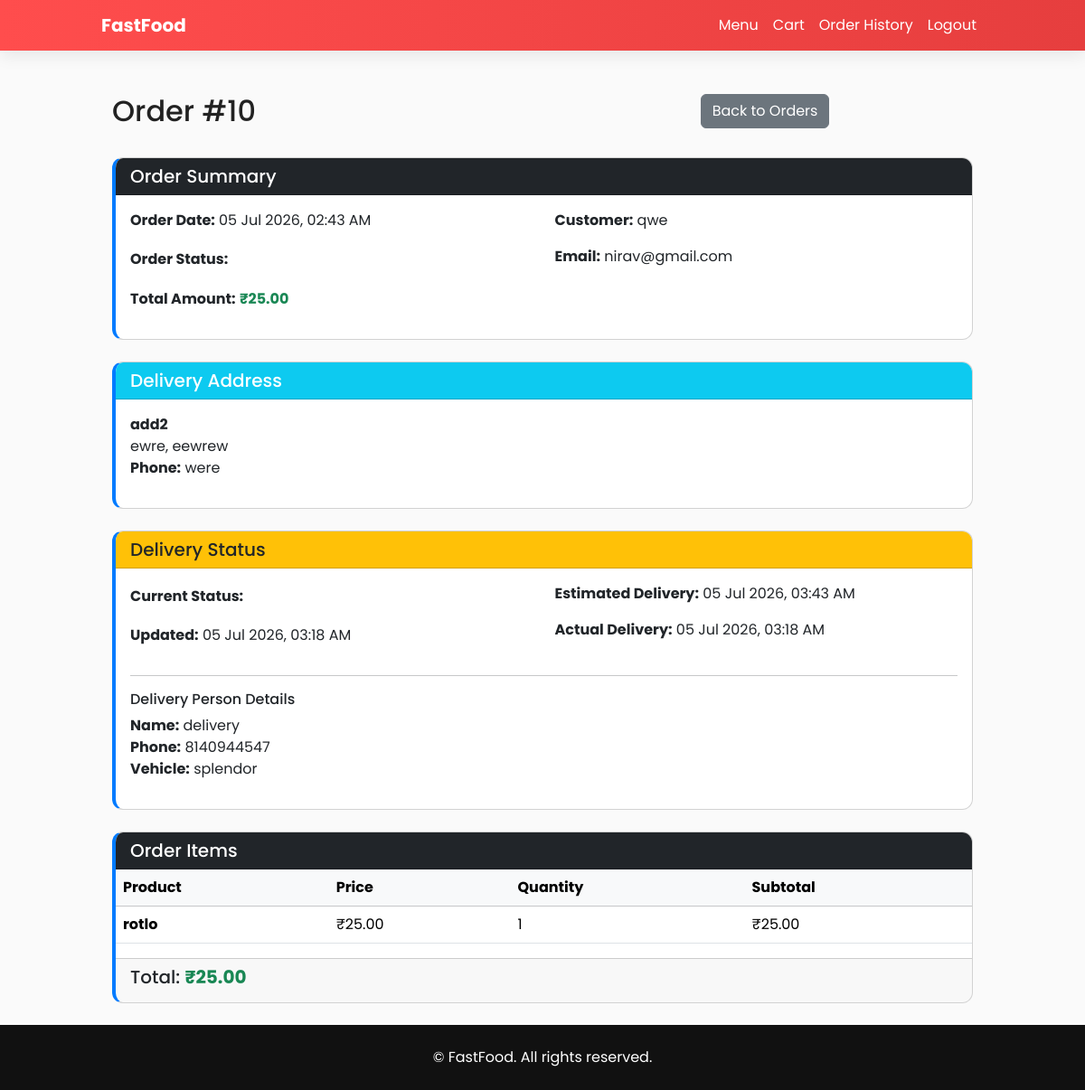
Screenshot of /order/10/ (signed in) with the database file from the repository.
### food_app/models.py (models this page shows, shortened)
class Order(models.Model):
    user = models.ForeignKey(User, on_delete=models.CASCADE)
    cart = models.ForeignKey(Cart, on_delete=models.SET_NULL, null=True, blank=True)
    total = models.DecimalField(max_digits=10, decimal_places=2)
    created_at = models.DateTimeField(default=timezone.now)
    status = models.CharField(max_length=20, default="Pending")
    delivery_address = models.ForeignKey(DeliveryAddress, on_delete=models.SET_NULL, null=True, blank=True)

class DeliveryAddress(models.Model):
    user = models.ForeignKey(User, on_delete=models.CASCADE, related_name="delivery_addresses")
    street_address = models.CharField(max_length=255)
    city = models.CharField(max_length=100)
    postal_code = models.CharField(max_length=20)
    phone = models.CharField(max_length=20)
    latitude = models.FloatField(blank=True, null=True)
    longitude = models.FloatField(blank=True, null=True)
    is_default = models.BooleanField(default=False)
    created_at = models.DateTimeField(default=timezone.now)
    class Meta:
        verbose_name_plural = "Delivery Addresses"

class Delivery(models.Model):
    STATUS_CHOICES = [
        ('pending', 'Pending Assignment'),
        ('assigned', 'Assigned'),
        ('picked_up', 'Picked Up'),
        ('in_transit', 'In Transit'),
        ('delivered', 'Delivered'),
        ('cancelled', 'Cancelled'),
    ]
    order = models.OneToOneField(Order, on_delete=models.CASCADE, related_name="delivery")
    delivery_person = models.ForeignKey(DeliveryPerson, on_delete=models.SET_NULL, null=True, blank=True, related_name="deliveries")
    status = models.CharField(max_length=20, choices=STATUS_CHOICES, default='pending')
    estimated_delivery_time = models.DateTimeField(blank=True, null=True)
    actual_delivery_time = models.DateTimeField(blank=True, null=True)
    created_at = models.DateTimeField(default=timezone.now)
    updated_at = models.DateTimeField(auto_now=True)
    class Meta:
        verbose_name_plural = "Deliveries"

class DeliveryPerson(models.Model):
    STATUS_CHOICES = [
        ('available', 'Available'),
        ('busy', 'Busy'),
        ('offline', 'Offline'),
    ]
    user = models.OneToOneField(User, on_delete=models.CASCADE, related_name="delivery_person")
    phone = models.CharField(max_length=20)
    vehicle_info = models.CharField(max_length=255, blank=True)
    status = models.CharField(max_length=20, choices=STATUS_CHOICES, default='available')
    current_latitude = models.FloatField(blank=True, null=True)
    current_longitude = models.FloatField(blank=True, null=True)
    total_deliveries = models.PositiveIntegerField(default=0)

class OrderItem(models.Model):
    order = models.ForeignKey(Order, on_delete=models.CASCADE, related_name="items")
    product = models.ForeignKey(Product, on_delete=models.SET_NULL, null=True)
    quantity = models.PositiveIntegerField()
    price = models.DecimalField(max_digits=10, decimal_places=2)
    @property
    def subtotal(self):
        return self.quantity * self.price

class Product(models.Model):
    category = models.ForeignKey(Category, on_delete=models.CASCADE, related_name="products")
    name = models.CharField(max_length=255)
    description = models.TextField(blank=True)
    price = models.DecimalField(max_digits=10, decimal_places=2)
    image = models.ImageField(upload_to='products/', blank=True, null=True)
    available = models.BooleanField(default=True)

### food_app/views.py (the view)
# urls.py: path("order/<int:order_id>/", views.order_detail, name="order_detail"),
@login_required(login_url="login")
def order_detail(request, order_id):
    order = get_object_or_404(Order, id=order_id, user=request.user)
    order_items = order.items.all()
    delivery = getattr(order, 'delivery', None)
    return render(request, "food_app/order_detail.html", {
        "order": order,
        "order_items": order_items,
        "delivery": delivery
    })

### food_app/templates/food_app/order_detail.html (shortened to what this page needs)
{% extends 'food_app/base.html' %}
{% block content %}
<div class="container mt-5">
    <div class="row mb-4">
        <div class="col-md-8">
            <h2>Order #{{ order.id }}</h2>
        </div>
        <div class="col-md-4 text-right">
            <a href="{% url 'order_history' %}" class="btn btn-secondary" data-async-page="{% url 'order_history' %}" data-modal-title="Order History">Back to Orders</a>
        </div>
    </div>
    <div class="card mb-4">
        <div class="card-header bg-dark text-white">
            <h5 class="mb-0">Order Summary</h5>
        </div>
        <div class="card-body">
            <div class="row">
                <div class="col-md-6">
                    <p><strong>Order Date:</strong> {{ order.created_at|date:"d M Y, h:i A" }}</p>
                    <p><strong>Order Status:</strong> <span class="badge badge-info">{{ order.status }}</span></p>
                    <p><strong>Total Amount:</strong> <strong class="text-success">₹{{ order.total }}</strong></p>
                </div>
                <div class="col-md-6">
                    <p><strong>Customer:</strong> {{ order.user.username }}</p>
                    <p><strong>Email:</strong> {{ order.user.email }}</p>
                </div>
            </div>
        </div>
    </div>
    {% if order.delivery_address %}
    <div class="card mb-4">
        <div class="card-header bg-info text-white">
            <h5 class="mb-0">Delivery Address</h5>
        </div>
        <div class="card-body">
            <p>
                <strong>{{ order.delivery_address.street_address }}</strong><br>
                {{ order.delivery_address.city }}, {{ order.delivery_address.postal_code }}<br>
                <strong>Phone:</strong> {{ order.delivery_address.phone }}
            </p>
        </div>
    </div>
    {% endif %}
    {% if delivery %}
    <div class="card mb-4">
        <div class="card-header bg-warning text-dark">
            <h5 class="mb-0">Delivery Status</h5>
        </div>
        <div class="card-body">
            <div class="row">
                <div class="col-md-6">
                    <p><strong>Current Status:</strong> <span class="badge badge-{% if delivery.status == 'delivered' %}success{% elif delivery.status == 'cancelled' %}danger{% else %}warning{% endif %}">{{ delivery.get_status_display }}</span></p>
                    <p><strong>Updated:</strong> {{ delivery.updated_at|date:"d M Y, h:i A" }}</p>
                </div>
                <div class="col-md-6">
                    {% if delivery.estimated_delivery_time %}
                    <p><strong>Estimated Delivery:</strong> {{ delivery.estimated_delivery_time|date:"d M Y, h:i A" }}</p>
                    {% endif %}
                    {% if delivery.actual_delivery_time %}
                    <p><strong>Actual Delivery:</strong> {{ delivery.actual_delivery_time|date:"d M Y, h:i A" }}</p>
                    {% endif %}
                </div>
            </div>
            {% if delivery.delivery_person %}
            <hr>
            <h6>Delivery Person Details</h6>
            <p>
                <strong>Name:</strong> {{ delivery.delivery_person.user.get_full_name|default:delivery.delivery_person.user.username }}<br>
                <strong>Phone:</strong> {{ delivery.delivery_person.phone }}<br>
                {% if delivery.delivery_person.vehicle_info %}
                <strong>Vehicle:</strong> {{ delivery.delivery_person.vehicle_info }}
                {% endif %}
            </p>
            {% endif %}
        </div>
    </div>
    {% endif %}
    <div class="card">
        <div class="card-header bg-dark text-white">
            <h5 class="mb-0">Order Items</h5>
        </div>
        <div class="table-responsive">
            <table class="table table-hover">
                <thead class="table-light">
                    <tr>
                        <th>Product</th>
                        <th>Price</th>
                        <th>Quantity</th>
                        <th>Subtotal</th>
                    </tr>
                </thead>
                <tbody>
                    {% for item in order_items %}
                    <tr>
                        <td>
                            {% if item.product %}
                                <strong>{{ item.product.name }}</strong>
                            {% else %}
                                <em>Product not available</em>
                            {% endif %}
                        </td>
                        <td>₹{{ item.price }}</td>
                        <td>{{ item.quantity }}</td>
                        <td>₹{{ item.subtotal }}</td>
                    </tr>
                    {% endfor %}
                </tbody>
            </table>
        </div>
        <div class="card-footer text-right">
            <h5>Total: <strong class="text-success">₹{{ order.total }}</strong></h5>
        </div>
    </div>
</div>
{% endblock %}

### food_app/templates/food_app/base.html (style rules this page uses)
:root { --brand:#ff4d4d; --brand-dark:#e63e3e; }
body { font-family: "Poppins"; background:#fafafa; color:#222; }
.card { border-radius:12px; overflow:hidden; transition:.2s; }

### food_app/templates/food_app/order_detail.html (style rules this page uses)
.container { max-width: 1000px; }
.card { border-left: 4px solid #007bff; }
.badge { padding: 0.5rem 0.75rem; font-size: 0.9rem; }

### rows the page displays
Order: id "10", created_at "05 Jul 2026, 02:43 AM", total "25.00", user.username "qwe", user.email "nirav@gmail.com", delivery_address.street_address "add2", delivery_address.city "ewre", delivery_address.postal_code "eewrew", delivery_address.phone "were"
Delivery: updated_at "05 Jul 2026, 03:18 AM", estimated_delivery_time "05 Jul 2026, 03:43 AM", actual_delivery_time "05 Jul 2026, 03:18 AM", delivery_person.user.get_full_name "delivery", delivery_person.phone "8140944547", delivery_person.vehicle_info "splendor"
OrderItem: product.name "rotlo", price "25.00", quantity "1", subtotal "25.00"
